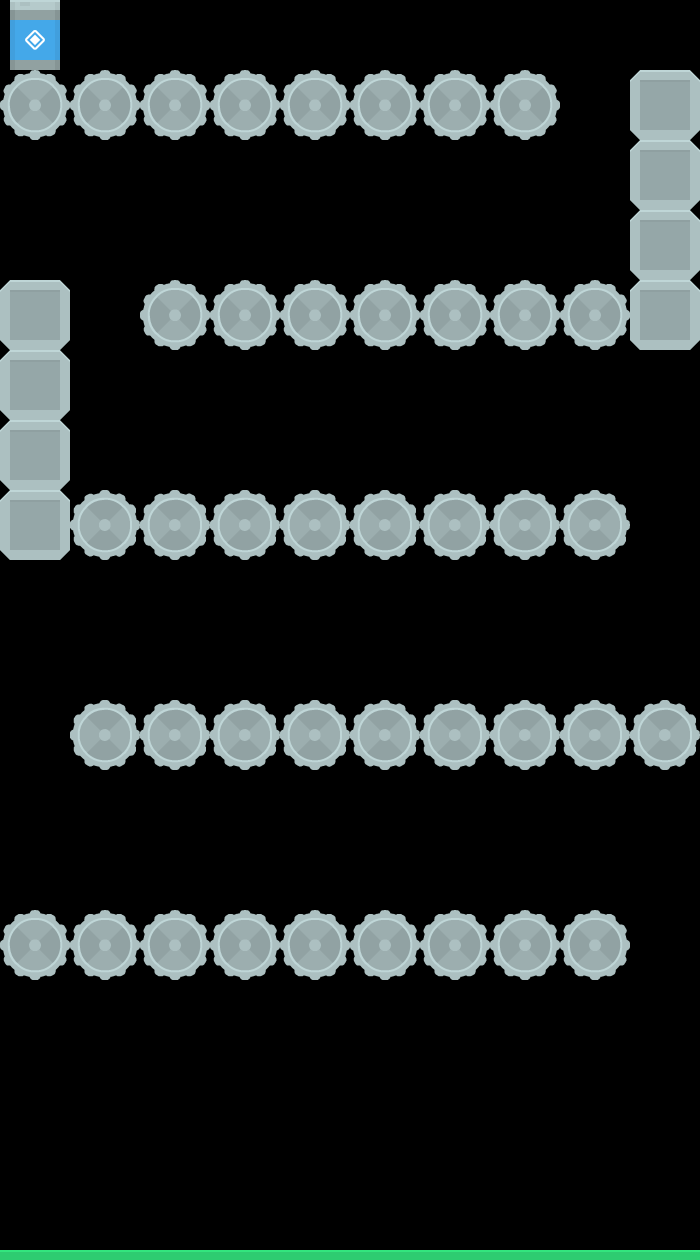

This game map was drawn from its Tiled (.tmx) file and the tilesets committed beside it. A one-line description and the full map source follow:
An orthogonal 10x18 tile map with 70x70 px tiles, 1 tile layer (Tile Layer 1) and 10 objects (5x danger, 3x collision, player, exit).

<map version="1.4" tiledversion="1.4.3" orientation="orthogonal" renderorder="right-down" width="10" height="18" tilewidth="70" tileheight="70" infinite="0" nextlayerid="5" nextobjectid="20">
 <tileset firstgid="1" source="Rocket.tsx" />
 <layer id="1" name="Tile Layer 1" width="10" height="18">
  <data encoding="csv">
90,0,0,0,0,0,0,0,0,0,
67,67,67,67,67,67,67,67,0,29,
0,0,0,0,0,0,0,0,0,29,
0,0,0,0,0,0,0,0,0,29,
29,0,67,67,67,67,67,67,67,29,
29,0,0,0,0,0,0,0,0,0,
29,0,0,0,0,0,0,0,0,0,
29,2684354627,2684354627,2684354627,2684354627,2684354627,2684354627,2684354627,2684354627,0,
0,0,0,0,0,0,0,0,0,0,
0,0,0,0,0,0,0,0,0,0,
0,2684354627,2684354627,2684354627,2684354627,2684354627,2684354627,2684354627,2684354627,2684354627,
0,0,0,0,0,0,0,0,0,0,
0,0,0,0,0,0,0,0,0,0,
67,67,67,67,67,67,67,67,67,0,
0,0,0,0,0,0,0,0,0,0,
0,0,0,0,0,0,0,0,0,0,
0,0,0,0,0,0,0,0,0,0,
11,11,11,11,11,11,11,11,11,11
</data>
 </layer>
 <objectgroup id="3" name="objects">
  <object id="1" name="player" x="242.667" y="1168" width="22.6667" height="26.6667" />
  <object id="2" name="exit" x="8.18526" y="-3.80153" width="56.6418" height="76.4224" />
 </objectgroup>
 <objectgroup id="4" name="physics">
  <object id="6" name="collision" x="631.379" y="78.6674" width="68.6845" height="272.428" />
  <object id="7" name="collision" x="-0.539153" y="278.488" width="70.7579" height="279.086" />
  <object id="8" name="collision" x="1" y="1250" width="704" height="24" />
  <object id="10" name="danger" x="6" y="76" width="552" height="59" />
  <object id="11" name="danger" x="144" y="285" width="485" height="62" />
  <object id="12" name="danger" x="73" y="494" width="556" height="63" />
  <object id="13" name="danger" x="73" y="701" width="627" height="64" />
  <object id="14" name="danger" x="2" y="914" width="625" height="64" />
 </objectgroup>
</map>
